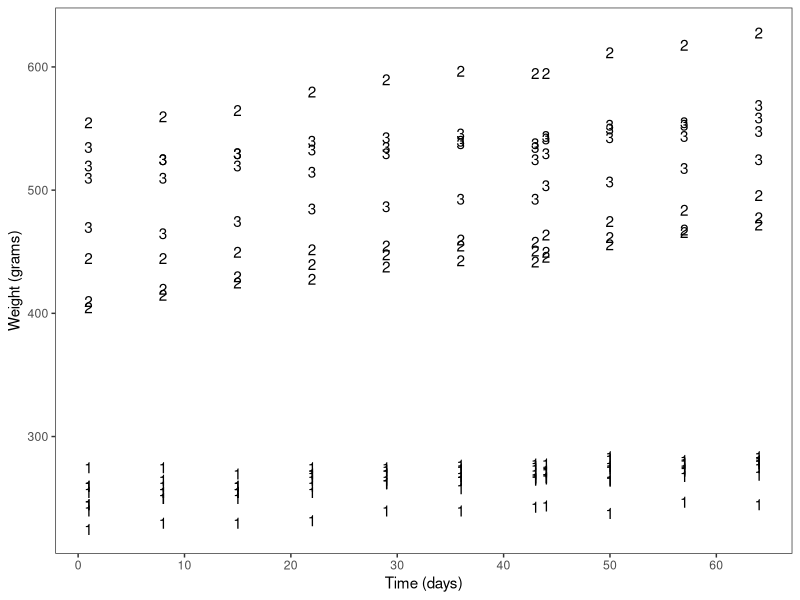
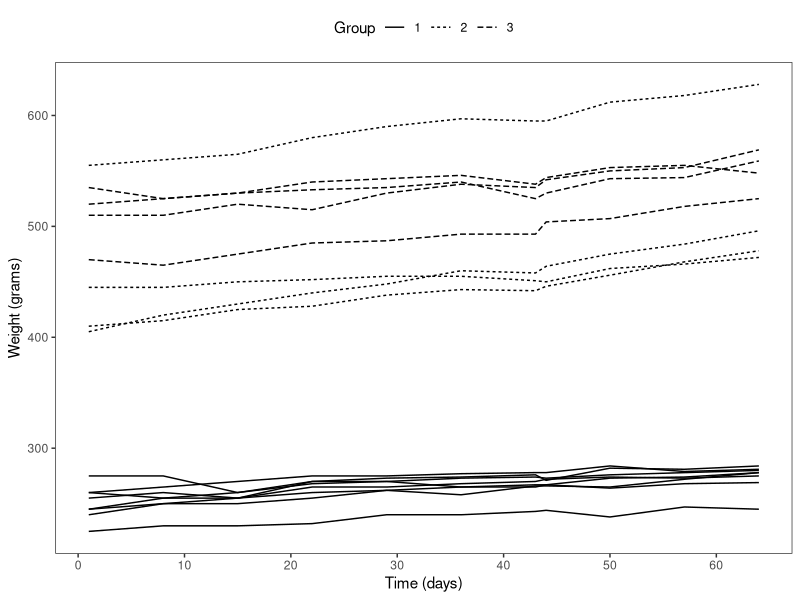
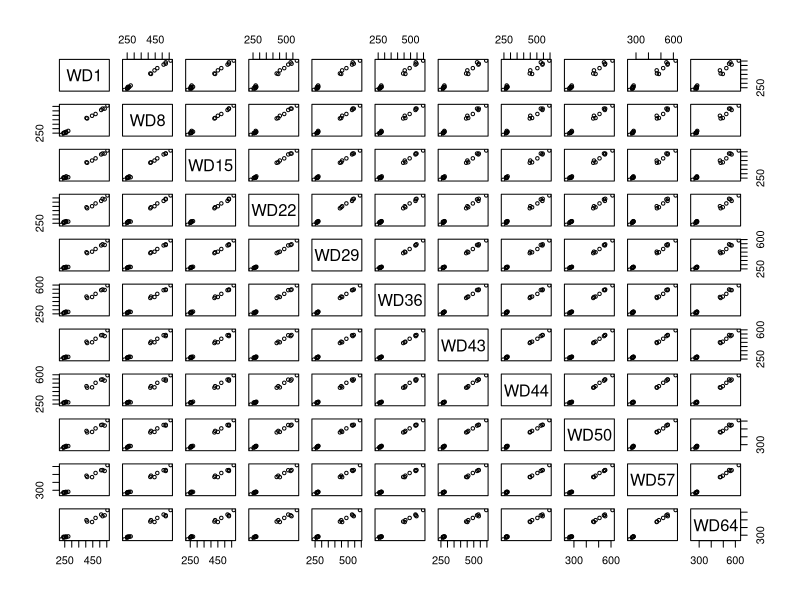
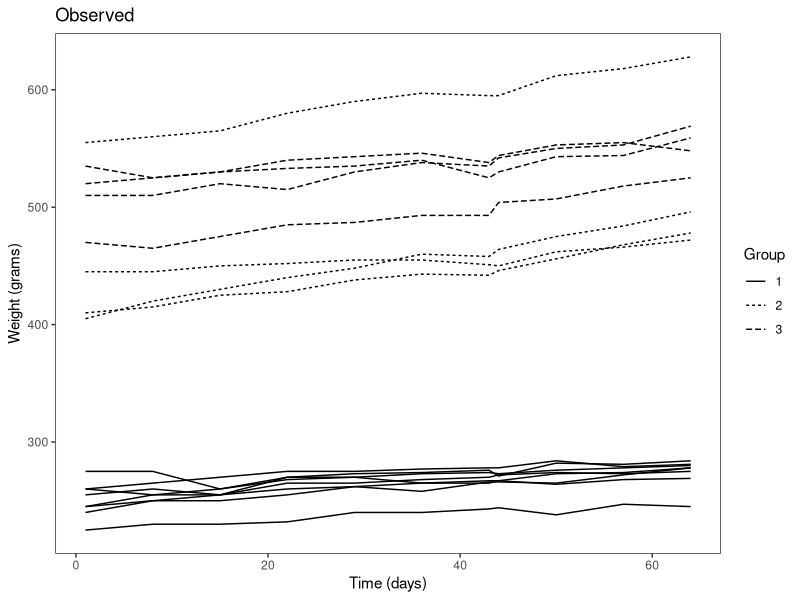
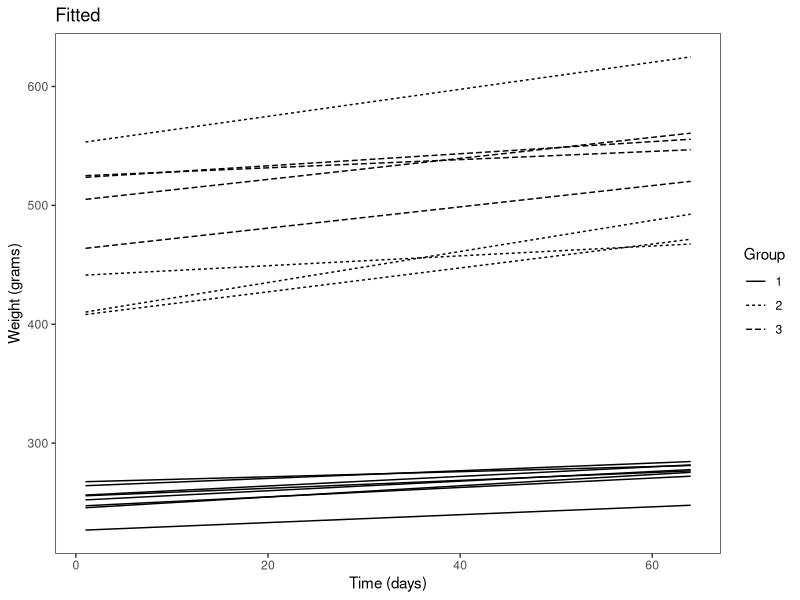
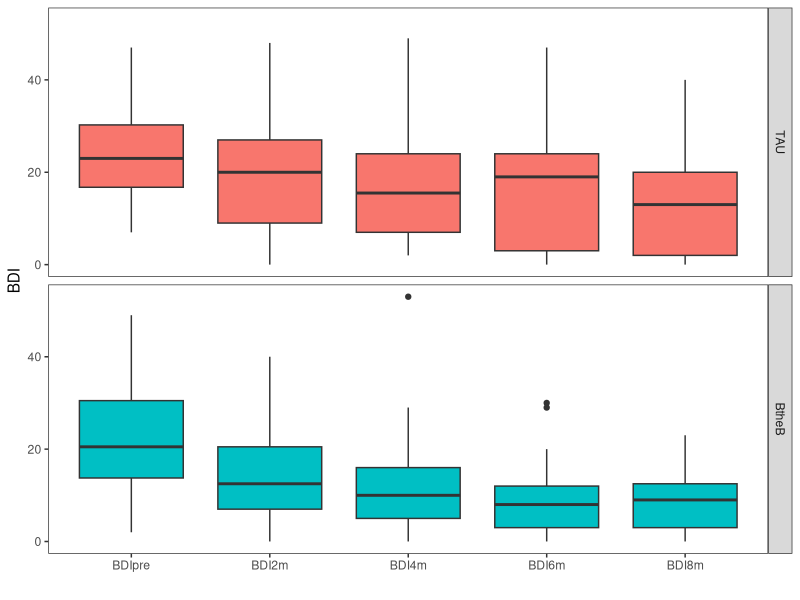
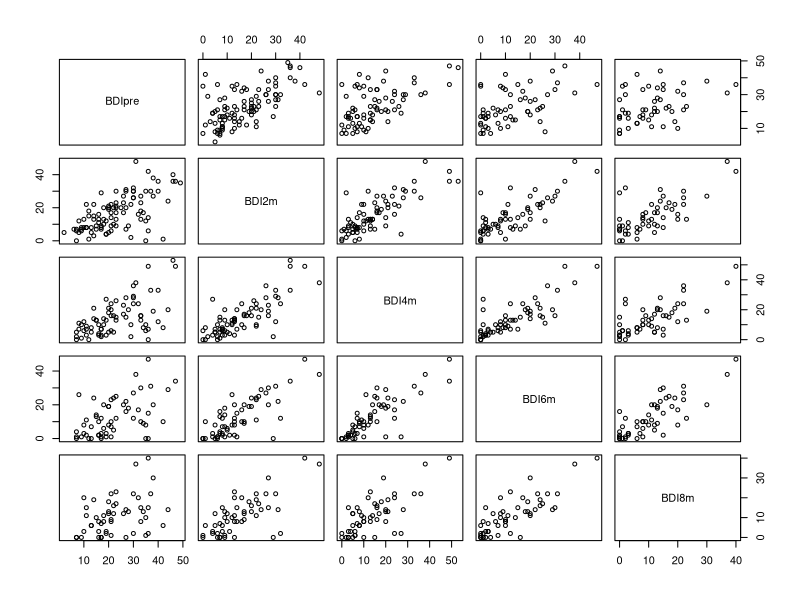

R code for these plots, in order:
## ---- chunk 1
knitr::opts_chunk$set(echo = TRUE)
## ---- chunk 2
library(tidyr); library(dplyr); library(ggplot2)

RATS <- read.table("data/rats.txt", header = TRUE, sep = '\t')

RATS <- within(RATS, {
       ID <- factor(ID)
    Group <- factor(Group)
})

glimpse(RATS)
## ---- chunk 3
RATSL <- gather(RATS, key = WD, value = Weight, -ID, -Group) %>%
  mutate(Time = as.integer(substr(WD,3,4))) 

glimpse(RATSL)
head(RATSL); tail(RATSL)
## ---- chunk 4
p1 <- ggplot(RATSL, aes(x = Time, y = Weight, group = ID))
p2 <- p1 + geom_text(aes(label = Group))
p3 <- p2 + scale_x_continuous(name = "Time (days)", breaks = seq(0, 60, 10))
p4 <- p3 + scale_y_continuous(name = "Weight (grams)")
p5 <- p4 + theme_bw()
p6 <- p5 + theme(panel.grid.major = element_blank(), panel.grid.minor = element_blank())
p6
## ---- chunk 5
RATS_reg <- lm(Weight ~ Time + Group, data = RATSL)
summary(RATS_reg)

# dummies (in Table) vs summary output: D1 = Group2, D2 = Group3
## ---- chunk 6
p1 <- ggplot(RATSL, aes(x = Time, y = Weight, group = ID))
p2 <- p1 + geom_line(aes(linetype = Group))
p3 <- p2 + scale_x_continuous(name = "Time (days)", breaks = seq(0, 60, 10))
p4 <- p3 + scale_y_continuous(name = "Weight (grams)")
p5 <- p4 + theme_bw() + theme(legend.position = "top")
p6 <- p5 + theme(panel.grid.major = element_blank(), panel.grid.minor = element_blank())
p6
## ---- chunk 7
pairs(RATS[, 3:13], cex = 0.7)
## ---- chunk 8
library("lme4")
RATS_ref <- lmer(Weight ~ Time + Group + (1 | ID), data = RATSL, REML = FALSE)
summary(RATS_ref)

# dummies (in Table) vs summary output: D1 = Group2, D2 = Group3
## ---- chunk 9
RATS_ref1 <- lmer(Weight ~ Time + Group + (Time | ID), data = RATSL, REML = FALSE)
summary(RATS_ref1)

# dummies (in Table) vs summary output: D1 = Group2, D2 = Group3

anova(RATS_ref1, RATS_ref)
## ---- chunk 10
RATS_ref2 <- lmer(Weight ~ Time * Group + (Time | ID), data = RATSL, REML = FALSE)
summary(RATS_ref2)

# dummies (in Table) vs summary output: D1 = Group2, D2 = Group3

anova(RATS_ref1, RATS_ref2)
## ---- chunk 11
Fitted <- fitted(RATS_ref2)
RATSL <- RATSL %>% mutate(Fitted)

p1 <- ggplot(RATSL, aes(x = Time, y = Weight, group = ID))
p2 <- p1 + geom_line(aes(linetype = Group))
p3 <- p2 + scale_x_continuous(name = "Time (days)", breaks = seq(0, 60, 20))
p4 <- p3 + scale_y_continuous(name = "Weight (grams)")
p5 <- p4 + theme_bw() + theme(legend.position = "right") # "none" in the book
p6 <- p5 + theme(panel.grid.major = element_blank(), panel.grid.minor = element_blank())
p7 <- p6 + ggtitle("Observed")
graph1 <- p7

p1 <- ggplot(RATSL, aes(x = Time, y = Fitted, group = ID))
p2 <- p1 + geom_line(aes(linetype = Group))
p3 <- p2 + scale_x_continuous(name = "Time (days)", breaks = seq(0, 60, 20))
p4 <- p3 + scale_y_continuous(name = "Weight (grams)")
p5 <- p4 + theme_bw() + theme(legend.position = "right")
p6 <- p5 + theme(panel.grid.major = element_blank(), panel.grid.minor = element_blank())
p7 <- p6 + ggtitle("Fitted")
graph2 <- p7

graph1; graph2

## ---- chunk 12
library(tidyr); library(dplyr); library(ggplot2)

BtB <- read.table("data/BtB.txt", header = TRUE, sep = '\t')

# to make sure that the factor levels are logical (esp. Treatment):
BtB <- within(BtB, {
       Drug <- factor(Drug, levels=c("No", "Yes")) # default
     Length <- factor(Length, levels=c("<6m", ">6m")) # default
  Treatment <- factor(Treatment, levels=c("TAU", "BtheB")) # NOT default!
})

glimpse(BtB); head(BtB); tail(BtB)

## ---- chunk 13
# Convert data to long form, including the baseline BDI measurement:
BtBL0 <- gather(BtB, key = Visit, value = BDI, BDIpre, BDI2m, BDI4m, BDI6m, BDI8m)

glimpse(BtBL0); head(BtBL0); tail(BtBL0)

p1 <- ggplot(BtBL0, aes(x = factor(Visit), y = BDI, fill = Treatment))
p2 <- p1 + geom_boxplot()
p3 <- p2 + facet_grid(Treatment ~., labeller = label_parsed)
p4 <- p3 + theme_bw() + theme(panel.grid.major = element_blank(), panel.grid.minor = element_blank())
p5 <- p4 + theme(legend.position = "none")
p6 <- p5 + scale_x_discrete(name = "", limits = c("BDIpre", "BDI2m", "BDI4m", "BDI6m", "BDI8m")) # BDIpre first!
p6
# p7 <- p6 + scale_fill_grey(start = 1, end = 1) # B&W in the book
# p7
## ---- chunk 14
pairs(BtB[, -c(1:4)], cex = 0.8, cex.labels = 1.0)
## ---- chunk 15
# Convert data to long form for the analyses, adding Time:
BtBL <- gather(BtB, key = Visit, value = BDI, BDI2m, BDI4m, BDI6m, BDI8m) %>%
  mutate(Time = as.integer(substr(Visit, 4, 4))) 

glimpse(BtBL); head(BtBL); tail(BtBL)

BtB_fit0 <- lm(BDI ~ BDIpre + Time + Treatment + Drug + Length, data = BtBL, na.action = na.omit)
summary(BtB_fit0)
## ---- chunk 16
library("lme4")

BtB_fit1 <- lmer(BDI ~ BDIpre + Time + Treatment + Drug + Length + (1 | Subject), 
                 data = BtBL, na.action = na.omit)
summary(BtB_fit1)
## ---- chunk 17
BtB_fit2 <- lmer(BDI ~ BDIpre + Time + Treatment + Drug + Length + (Time | Subject), 
                 data = BtBL, na.action = na.omit)
summary(BtB_fit2)

anova(BtB_fit2, BtB_fit1)
